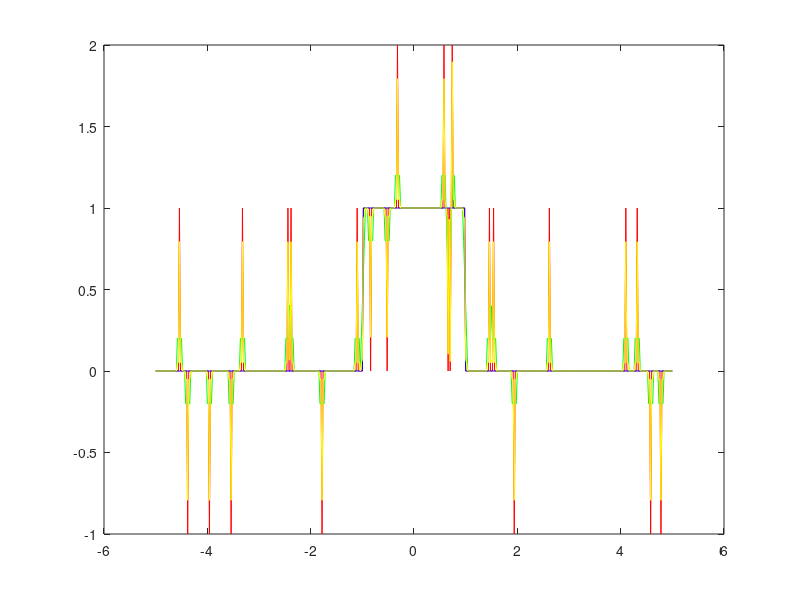

Source code (MATLAB):
close all; clear all; clc;
Fs=50;
t=-5:(1/Fs):5;
x=1.0*(abs(t)<1);
szum=rand(size(t));
xs=x+(szum<=0.025)*1-(szum>=0.975); %prawdopodobienstwo 2,5%
N=5;
LP=ones(1,N)/N;
x_avg=conv(xs,LP,'same');
x_med=medfilt1(xs,N); %pokrywa z linia czerwona, medianowa,
%filtracja adaptacyjna, filtr sam okresla jak mocno bedziemy filtrowac -
%filtracja winiera; 1x501 to winier powinien miec na (1,N), jesli 501x1
%to wtedy powinno byc (N,1) - pionowy
x_wnr=wiener2(xs,[1 N]);
plot(t,xs,'r',t,x_avg,'g',t,x_med,'b',t,x_wnr,'y');
E_avg=sqrt((x-x_avg)*(x-x_avg)');
E_med=sqrt((x-x_med)*(x-x_med)');
E_wnr=sqrt((x-x_wnr)*(x-x_wnr)');
[E_avg E_med E_wnr]